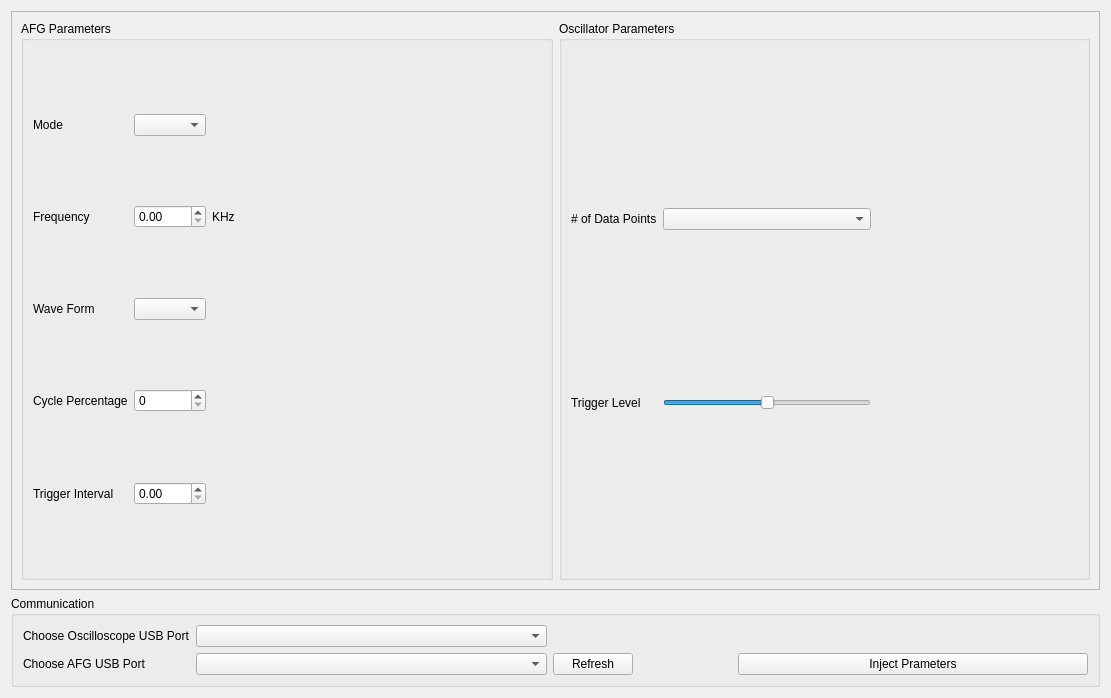
<?xml version="1.0" encoding="UTF-8"?>
<ui version="4.0">
 <class>Form</class>
 <widget class="QWidget" name="Form">
  <property name="enabled">
   <bool>true</bool>
  </property>
  <property name="geometry">
   <rect>
    <x>0</x>
    <y>0</y>
    <width>1111</width>
    <height>698</height>
   </rect>
  </property>
  <property name="minimumSize">
   <size>
    <width>1111</width>
    <height>698</height>
   </size>
  </property>
  <property name="windowTitle">
   <string>Form</string>
  </property>
  <layout class="QGridLayout" name="gridLayout">
   <item row="2" column="0">
    <widget class="QGroupBox" name="CommunicationBotFrame">
     <property name="title">
      <string>Communication</string>
     </property>
     <layout class="QGridLayout" name="gridLayout_4">
      <item row="2" column="3">
       <spacer name="horizontalSpacer">
        <property name="orientation">
         <enum>Qt::Horizontal</enum>
        </property>
        <property name="sizeHint" stdset="0">
         <size>
          <width>40</width>
          <height>20</height>
         </size>
        </property>
       </spacer>
      </item>
      <item row="2" column="4">
       <widget class="QPushButton" name="InjectButton">
        <property name="minimumSize">
         <size>
          <width>350</width>
          <height>0</height>
         </size>
        </property>
        <property name="text">
         <string>Inject Prameters</string>
        </property>
       </widget>
      </item>
      <item row="2" column="2">
       <widget class="QPushButton" name="RefreshPButton">
        <property name="text">
         <string>Refresh</string>
        </property>
       </widget>
      </item>
      <item row="1" column="0">
       <widget class="QLabel" name="USBPortsOscilloLabel">
        <property name="text">
         <string>Choose Oscilloscope USB Port</string>
        </property>
       </widget>
      </item>
      <item row="2" column="1">
       <widget class="QComboBox" name="USBPortsAFGComboBox"/>
      </item>
      <item row="1" column="1">
       <widget class="QComboBox" name="USBPortsOscilloComboBox">
        <property name="minimumSize">
         <size>
          <width>351</width>
          <height>0</height>
         </size>
        </property>
       </widget>
      </item>
      <item row="2" column="0">
       <widget class="QLabel" name="USBPortsAFGLabel">
        <property name="text">
         <string>Choose AFG USB Port</string>
        </property>
       </widget>
      </item>
     </layout>
    </widget>
   </item>
   <item row="0" column="0">
    <widget class="QFrame" name="OscilloTopFrame">
     <property name="minimumSize">
      <size>
       <width>1071</width>
       <height>431</height>
      </size>
     </property>
     <property name="frameShape">
      <enum>QFrame::StyledPanel</enum>
     </property>
     <property name="frameShadow">
      <enum>QFrame::Raised</enum>
     </property>
     <layout class="QHBoxLayout" name="horizontalLayout">
      <property name="sizeConstraint">
       <enum>QLayout::SetMaximumSize</enum>
      </property>
      <item>
       <widget class="QGroupBox" name="AFGCommBox">
        <property name="title">
         <string>AFG Parameters</string>
        </property>
        <layout class="QGridLayout" name="gridLayout_3">
         <item row="6" column="0">
          <widget class="QLabel" name="AFGWaveFormLabel">
           <property name="text">
            <string>Wave Form</string>
           </property>
          </widget>
         </item>
         <item row="7" column="1">
          <spacer name="verticalSpacer_3">
           <property name="orientation">
            <enum>Qt::Vertical</enum>
           </property>
           <property name="sizeHint" stdset="0">
            <size>
             <width>20</width>
             <height>40</height>
            </size>
           </property>
          </spacer>
         </item>
         <item row="9" column="1">
          <spacer name="verticalSpacer_2">
           <property name="orientation">
            <enum>Qt::Vertical</enum>
           </property>
           <property name="sizeHint" stdset="0">
            <size>
             <width>20</width>
             <height>40</height>
            </size>
           </property>
          </spacer>
         </item>
         <item row="2" column="0">
          <widget class="QLabel" name="AFGModeLabel">
           <property name="text">
            <string>Mode</string>
           </property>
          </widget>
         </item>
         <item row="5" column="1">
          <spacer name="verticalSpacer_4">
           <property name="orientation">
            <enum>Qt::Vertical</enum>
           </property>
           <property name="sizeHint" stdset="0">
            <size>
             <width>20</width>
             <height>40</height>
            </size>
           </property>
          </spacer>
         </item>
         <item row="6" column="3">
          <spacer name="horizontalSpacer_2">
           <property name="orientation">
            <enum>Qt::Horizontal</enum>
           </property>
           <property name="sizeHint" stdset="0">
            <size>
             <width>40</width>
             <height>20</height>
            </size>
           </property>
          </spacer>
         </item>
         <item row="11" column="1">
          <spacer name="verticalSpacer_12">
           <property name="orientation">
            <enum>Qt::Vertical</enum>
           </property>
           <property name="sizeHint" stdset="0">
            <size>
             <width>20</width>
             <height>40</height>
            </size>
           </property>
          </spacer>
         </item>
         <item row="10" column="1">
          <widget class="QDoubleSpinBox" name="TriggerIntervalDSpinBox"/>
         </item>
         <item row="8" column="0">
          <widget class="QLabel" name="AFGPercentageLabel">
           <property name="text">
            <string>Cycle Percentage</string>
           </property>
          </widget>
         </item>
         <item row="1" column="1">
          <spacer name="verticalSpacer_6">
           <property name="orientation">
            <enum>Qt::Vertical</enum>
           </property>
           <property name="sizeHint" stdset="0">
            <size>
             <width>20</width>
             <height>40</height>
            </size>
           </property>
          </spacer>
         </item>
         <item row="6" column="1">
          <widget class="QComboBox" name="AFGWaveFormComboBox"/>
         </item>
         <item row="4" column="0">
          <widget class="QLabel" name="AFGFrequencyLabel">
           <property name="text">
            <string>Frequency</string>
           </property>
          </widget>
         </item>
         <item row="2" column="1">
          <widget class="QComboBox" name="AFGModeComboBox"/>
         </item>
         <item row="3" column="1">
          <spacer name="verticalSpacer_5">
           <property name="orientation">
            <enum>Qt::Vertical</enum>
           </property>
           <property name="sizeHint" stdset="0">
            <size>
             <width>20</width>
             <height>40</height>
            </size>
           </property>
          </spacer>
         </item>
         <item row="10" column="0">
          <widget class="QLabel" name="TriggerIntervalLabel">
           <property name="text">
            <string>Trigger Interval</string>
           </property>
          </widget>
         </item>
         <item row="8" column="1">
          <widget class="QSpinBox" name="AFGPercentageSpinBox"/>
         </item>
         <item row="4" column="1">
          <widget class="QDoubleSpinBox" name="AFGFrequencyDSpinBox"/>
         </item>
         <item row="4" column="2">
          <widget class="QLabel" name="label">
           <property name="text">
            <string>KHz</string>
           </property>
          </widget>
         </item>
        </layout>
       </widget>
      </item>
      <item>
       <widget class="QGroupBox" name="OscilloParamBox">
        <property name="title">
         <string>Oscillator Parameters</string>
        </property>
        <layout class="QGridLayout" name="gridLayout_2">
         <item row="3" column="0">
          <widget class="QLabel" name="TriggerLevelLabel">
           <property name="maximumSize">
            <size>
             <width>92</width>
             <height>16777215</height>
            </size>
           </property>
           <property name="text">
            <string>Trigger Level</string>
           </property>
          </widget>
         </item>
         <item row="1" column="0">
          <widget class="QLabel" name="NbDataPointsLabel">
           <property name="maximumSize">
            <size>
             <width>92</width>
             <height>16777215</height>
            </size>
           </property>
           <property name="text">
            <string># of Data Points</string>
           </property>
          </widget>
         </item>
         <item row="0" column="2">
          <spacer name="verticalSpacer_7">
           <property name="orientation">
            <enum>Qt::Vertical</enum>
           </property>
           <property name="sizeHint" stdset="0">
            <size>
             <width>20</width>
             <height>40</height>
            </size>
           </property>
          </spacer>
         </item>
         <item row="1" column="2">
          <widget class="QComboBox" name="NbDataPointsComboBox">
           <property name="maximumSize">
            <size>
             <width>16777215</width>
             <height>16777215</height>
            </size>
           </property>
          </widget>
         </item>
         <item row="2" column="0">
          <spacer name="verticalSpacer_8">
           <property name="orientation">
            <enum>Qt::Vertical</enum>
           </property>
           <property name="sizeHint" stdset="0">
            <size>
             <width>20</width>
             <height>40</height>
            </size>
           </property>
          </spacer>
         </item>
         <item row="2" column="2">
          <spacer name="verticalSpacer">
           <property name="orientation">
            <enum>Qt::Vertical</enum>
           </property>
           <property name="sizeHint" stdset="0">
            <size>
             <width>20</width>
             <height>40</height>
            </size>
           </property>
          </spacer>
         </item>
         <item row="4" column="0">
          <spacer name="verticalSpacer_9">
           <property name="orientation">
            <enum>Qt::Vertical</enum>
           </property>
           <property name="sizeHint" stdset="0">
            <size>
             <width>20</width>
             <height>40</height>
            </size>
           </property>
          </spacer>
         </item>
         <item row="4" column="2">
          <spacer name="verticalSpacer_10">
           <property name="orientation">
            <enum>Qt::Vertical</enum>
           </property>
           <property name="sizeHint" stdset="0">
            <size>
             <width>20</width>
             <height>40</height>
            </size>
           </property>
          </spacer>
         </item>
         <item row="0" column="0">
          <spacer name="verticalSpacer_11">
           <property name="orientation">
            <enum>Qt::Vertical</enum>
           </property>
           <property name="sizeHint" stdset="0">
            <size>
             <width>20</width>
             <height>40</height>
            </size>
           </property>
          </spacer>
         </item>
         <item row="3" column="2">
          <widget class="QSlider" name="TriggerLevelSlider">
           <property name="maximumSize">
            <size>
             <width>406</width>
             <height>16777215</height>
            </size>
           </property>
           <property name="layoutDirection">
            <enum>Qt::LeftToRight</enum>
           </property>
           <property name="minimum">
            <number>-10</number>
           </property>
           <property name="maximum">
            <number>10</number>
           </property>
           <property name="orientation">
            <enum>Qt::Horizontal</enum>
           </property>
          </widget>
         </item>
         <item row="2" column="3">
          <spacer name="horizontalSpacer_4">
           <property name="orientation">
            <enum>Qt::Horizontal</enum>
           </property>
           <property name="sizeHint" stdset="0">
            <size>
             <width>40</width>
             <height>20</height>
            </size>
           </property>
          </spacer>
         </item>
        </layout>
       </widget>
      </item>
     </layout>
    </widget>
   </item>
  </layout>
 </widget>
 <resources/>
 <connections/>
</ui>
